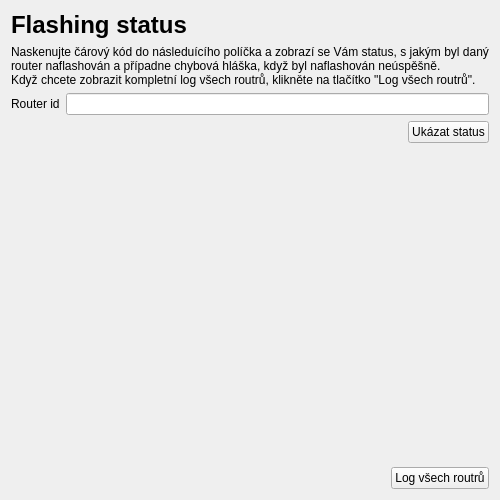
<?xml version="1.0" encoding="UTF-8"?>
<ui version="4.0">
 <class>StatusChecker</class>
 <widget class="QWidget" name="StatusChecker">
  <property name="geometry">
   <rect>
    <x>0</x>
    <y>0</y>
    <width>500</width>
    <height>500</height>
   </rect>
  </property>
  <property name="windowTitle">
   <string>Router status</string>
  </property>
  <layout class="QVBoxLayout" name="verticalLayout">
   <item>
    <widget class="QLabel" name="label">
     <property name="text">
      <string>&lt;h1&gt;Flashing status&lt;/h1&gt;</string>
     </property>
    </widget>
   </item>
   <item>
    <widget class="QLabel" name="label_3">
     <property name="text">
      <string>Naskenujte čárový kód do následuícího políčka a zobrazí se Vám status, s jakým byl daný router naflashován a případne chybová hláška, když byl naflashován neúspěšně.
Když chcete zobrazit kompletní log všech routrů, klikněte na tlačítko &quot;Log všech routrů&quot;.</string>
     </property>
     <property name="wordWrap">
      <bool>true</bool>
     </property>
    </widget>
   </item>
   <item>
    <layout class="QHBoxLayout" name="horizontalLayout">
     <item>
      <widget class="QLabel" name="label_2">
       <property name="text">
        <string>Router id</string>
       </property>
      </widget>
     </item>
     <item>
      <widget class="QLineEdit" name="lineEdit"/>
     </item>
    </layout>
   </item>
   <item>
    <layout class="QHBoxLayout" name="horizontalLayout_2">
     <item>
      <spacer name="horizontalSpacer">
       <property name="orientation">
        <enum>Qt::Horizontal</enum>
       </property>
       <property name="sizeHint" stdset="0">
        <size>
         <width>40</width>
         <height>20</height>
        </size>
       </property>
      </spacer>
     </item>
     <item>
      <widget class="QPushButton" name="pushButton">
       <property name="text">
        <string>Ukázat status</string>
       </property>
      </widget>
     </item>
    </layout>
   </item>
   <item>
    <widget class="QLabel" name="outBox">
     <property name="sizePolicy">
      <sizepolicy hsizetype="Preferred" vsizetype="Preferred">
       <horstretch>1</horstretch>
       <verstretch>1</verstretch>
      </sizepolicy>
     </property>
     <property name="text">
      <string/>
     </property>
     <property name="alignment">
      <set>Qt::AlignLeading|Qt::AlignLeft|Qt::AlignTop</set>
     </property>
     <property name="wordWrap">
      <bool>true</bool>
     </property>
    </widget>
   </item>
   <item>
    <layout class="QHBoxLayout" name="horizontalLayout_3">
     <item>
      <spacer name="horizontalSpacer_2">
       <property name="orientation">
        <enum>Qt::Horizontal</enum>
       </property>
       <property name="sizeHint" stdset="0">
        <size>
         <width>40</width>
         <height>20</height>
        </size>
       </property>
      </spacer>
     </item>
     <item>
      <widget class="QPushButton" name="allRoutersListButton">
       <property name="text">
        <string>Log všech routrů</string>
       </property>
      </widget>
     </item>
    </layout>
   </item>
  </layout>
 </widget>
 <resources/>
 <connections/>
</ui>
